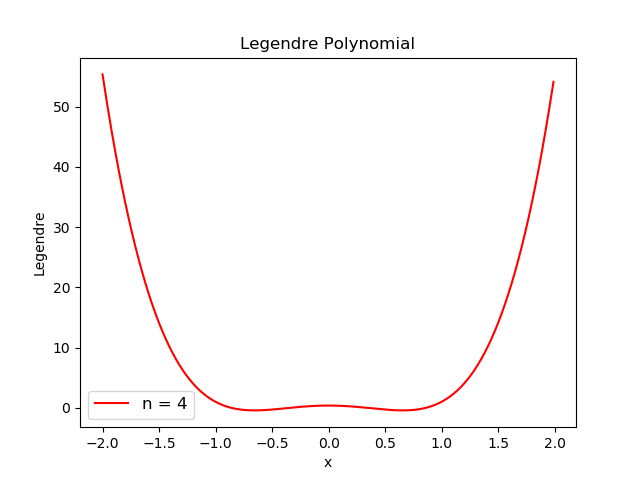

The script that drew this image:
import numpy as np
import matplotlib.pyplot as plt

def legen(n,x):
	p0 = 1; p1 = x ; i=2
	if n == 0:
		return p0
	elif n==1:
		return p1
	else:
		while i<=n:
			r = (((2*i-1)*x*p1)-((i-1)*p0))/i
			p0 = p1
			p1 = r
			i = i+1
		return p1

x1 = float(input("Give the lower limit of x = "))
x2 = float(input("Give the upper limit of x = "))
X = np.arange(x1,x2,0.01)

n = int(input("Give the value of n = "))
plt.plot(X,legen(n,X),c='red',label='n = %d'%n)

plt.title("Legendre Polynomial")
plt.legend(loc='best',prop={'size':12})
plt.xlabel("x")
plt.ylabel("Legendre")
plt.show()

			
